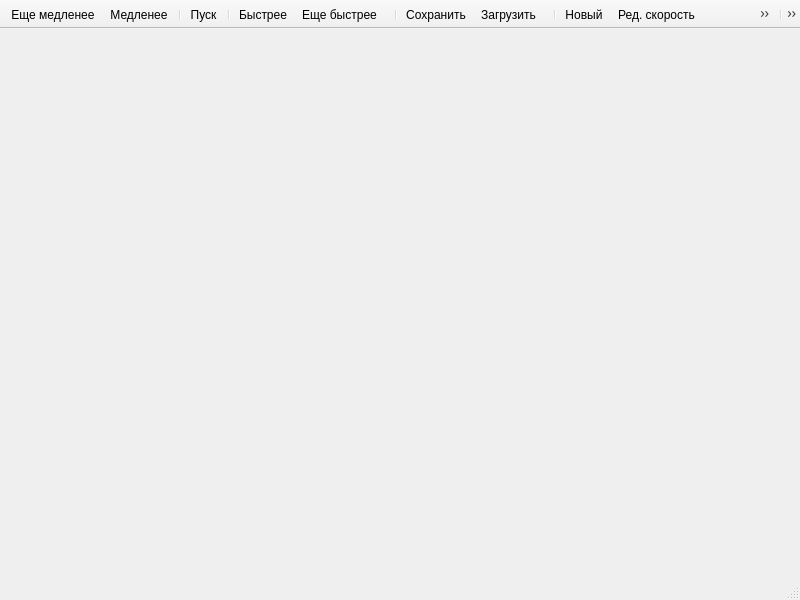
<?xml version="1.0" encoding="UTF-8"?>
<ui version="4.0">
 <class>MainWindow</class>
 <widget class="QMainWindow" name="MainWindow">
  <property name="geometry">
   <rect>
    <x>0</x>
    <y>0</y>
    <width>800</width>
    <height>600</height>
   </rect>
  </property>
  <property name="windowTitle">
   <string>MainWindow</string>
  </property>
  <widget class="QWidget" name="centralwidget"/>
  <widget class="QToolBar" name="timeToolBar">
   <property name="windowTitle">
    <string>toolBar</string>
   </property>
   <property name="movable">
    <bool>false</bool>
   </property>
   <property name="iconSize">
    <size>
     <width>18</width>
     <height>24</height>
    </size>
   </property>
   <property name="floatable">
    <bool>true</bool>
   </property>
   <attribute name="toolBarArea">
    <enum>TopToolBarArea</enum>
   </attribute>
   <attribute name="toolBarBreak">
    <bool>false</bool>
   </attribute>
   <addaction name="speedDownDownAction"/>
   <addaction name="speedDownAction"/>
   <addaction name="separator"/>
   <addaction name="startStopAction"/>
   <addaction name="separator"/>
   <addaction name="speedUpAction"/>
   <addaction name="speedUpUpAction"/>
  </widget>
  <widget class="QToolBar" name="sceneToolBar">
   <property name="windowTitle">
    <string>toolBar_2</string>
   </property>
   <property name="movable">
    <bool>false</bool>
   </property>
   <property name="floatable">
    <bool>false</bool>
   </property>
   <attribute name="toolBarArea">
    <enum>TopToolBarArea</enum>
   </attribute>
   <attribute name="toolBarBreak">
    <bool>false</bool>
   </attribute>
   <addaction name="separator"/>
   <addaction name="saveAction"/>
   <addaction name="loadAction"/>
  </widget>
  <widget class="QStatusBar" name="statusBar"/>
  <widget class="QToolBar" name="modeToolBar">
   <property name="enabled">
    <bool>true</bool>
   </property>
   <property name="windowTitle">
    <string>toolBar_3</string>
   </property>
   <property name="movable">
    <bool>false</bool>
   </property>
   <property name="floatable">
    <bool>false</bool>
   </property>
   <attribute name="toolBarArea">
    <enum>TopToolBarArea</enum>
   </attribute>
   <attribute name="toolBarBreak">
    <bool>false</bool>
   </attribute>
   <addaction name="separator"/>
   <addaction name="addItemAction"/>
   <addaction name="velEditAction"/>
   <addaction name="propEditAction"/>
  </widget>
  <widget class="QToolBar" name="viewToolBar">
   <property name="windowTitle">
    <string>toolBar</string>
   </property>
   <property name="movable">
    <bool>false</bool>
   </property>
   <property name="floatable">
    <bool>false</bool>
   </property>
   <attribute name="toolBarArea">
    <enum>TopToolBarArea</enum>
   </attribute>
   <attribute name="toolBarBreak">
    <bool>false</bool>
   </attribute>
   <addaction name="separator"/>
   <addaction name="zoomInAction"/>
   <addaction name="zoomOutAction"/>
   <addaction name="separator"/>
   <addaction name="trailAction"/>
   <addaction name="vectorsAction"/>
   <addaction name="separator"/>
   <addaction name="themeAction"/>
  </widget>
  <action name="stopAction">
   <property name="icon">
    <iconset resource="res.qrc">
     <normaloff>:/resources/stop.svg</normaloff>:/resources/stop.svg</iconset>
   </property>
   <property name="text">
    <string>Стоп</string>
   </property>
  </action>
  <action name="startStopAction">
   <property name="icon">
    <iconset resource="res.qrc">
     <normaloff>:/resources/start.svg</normaloff>:/resources/start.svg</iconset>
   </property>
   <property name="text">
    <string>Пуск</string>
   </property>
  </action>
  <action name="addItemAction">
   <property name="checkable">
    <bool>true</bool>
   </property>
   <property name="icon">
    <iconset resource="res.qrc">
     <normaloff>:/resources/addItem.svg</normaloff>:/resources/addItem.svg</iconset>
   </property>
   <property name="text">
    <string>Новый</string>
   </property>
  </action>
  <action name="speedUpAction">
   <property name="icon">
    <iconset resource="res.qrc">
     <normaloff>:/resources/fast_1.svg</normaloff>:/resources/fast_1.svg</iconset>
   </property>
   <property name="text">
    <string>Быстрее</string>
   </property>
  </action>
  <action name="speedUpUpAction">
   <property name="icon">
    <iconset resource="res.qrc">
     <normaloff>:/resources/fast_2.svg</normaloff>:/resources/fast_2.svg</iconset>
   </property>
   <property name="text">
    <string>Еще быстрее</string>
   </property>
  </action>
  <action name="speedDownAction">
   <property name="icon">
    <iconset resource="res.qrc">
     <normaloff>:/resources/slow_1.svg</normaloff>:/resources/slow_1.svg</iconset>
   </property>
   <property name="text">
    <string>Медленее</string>
   </property>
  </action>
  <action name="speedDownDownAction">
   <property name="icon">
    <iconset resource="res.qrc">
     <normaloff>:/resources/slow_2.svg</normaloff>:/resources/slow_2.svg</iconset>
   </property>
   <property name="text">
    <string>Еще медленее</string>
   </property>
  </action>
  <action name="saveAction">
   <property name="icon">
    <iconset resource="res.qrc">
     <normaloff>:/resources/save.svg</normaloff>:/resources/save.svg</iconset>
   </property>
   <property name="text">
    <string>Сохранить</string>
   </property>
  </action>
  <action name="loadAction">
   <property name="enabled">
    <bool>true</bool>
   </property>
   <property name="icon">
    <iconset resource="res.qrc">
     <normaloff>:/resources/load.svg</normaloff>:/resources/load.svg</iconset>
   </property>
   <property name="text">
    <string>Загрузить</string>
   </property>
  </action>
  <action name="propEditAction">
   <property name="checkable">
    <bool>true</bool>
   </property>
   <property name="checked">
    <bool>false</bool>
   </property>
   <property name="icon">
    <iconset resource="res.qrc">
     <normaloff>:/resources/editProp.svg</normaloff>:/resources/editProp.svg</iconset>
   </property>
   <property name="text">
    <string>Ред. свойства</string>
   </property>
  </action>
  <action name="velEditAction">
   <property name="checkable">
    <bool>true</bool>
   </property>
   <property name="icon">
    <iconset resource="res.qrc">
     <normaloff>:/resources/vectorEdit.svg</normaloff>:/resources/vectorEdit.svg</iconset>
   </property>
   <property name="text">
    <string>Ред. скорость</string>
   </property>
  </action>
  <action name="trailAction">
   <property name="checkable">
    <bool>true</bool>
   </property>
   <property name="checked">
    <bool>true</bool>
   </property>
   <property name="icon">
    <iconset resource="res.qrc">
     <normaloff>:/resources/drawTrail.svg</normaloff>:/resources/drawTrail.svg</iconset>
   </property>
   <property name="text">
    <string>Хвост</string>
   </property>
  </action>
  <action name="vectorsAction">
   <property name="checkable">
    <bool>true</bool>
   </property>
   <property name="checked">
    <bool>true</bool>
   </property>
   <property name="icon">
    <iconset resource="res.qrc">
     <normaloff>:/resources/drawVector.svg</normaloff>:/resources/drawVector.svg</iconset>
   </property>
   <property name="text">
    <string>Вектора</string>
   </property>
  </action>
  <action name="zoomInAction">
   <property name="icon">
    <iconset resource="res.qrc">
     <normaloff>:/resources/zoomIn.svg</normaloff>:/resources/zoomIn.svg</iconset>
   </property>
   <property name="text">
    <string>+</string>
   </property>
  </action>
  <action name="zoomOutAction">
   <property name="icon">
    <iconset resource="res.qrc">
     <normaloff>:/resources/zoomOut.svg</normaloff>:/resources/zoomOut.svg</iconset>
   </property>
   <property name="text">
    <string>-</string>
   </property>
  </action>
  <action name="themeAction">
   <property name="icon">
    <iconset resource="res.qrc">
     <normaloff>:/resources/themeLight.svg</normaloff>:/resources/themeLight.svg</iconset>
   </property>
   <property name="text">
    <string>Тема</string>
   </property>
   <property name="toolTip">
    <string>Темная / Светлая тема</string>
   </property>
  </action>
 </widget>
 <resources>
  <include location="res.qrc"/>
 </resources>
 <connections/>
</ui>
